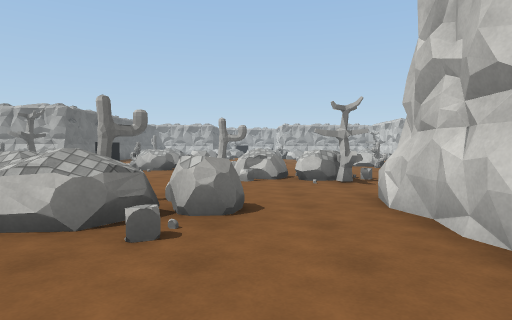
view 1 (above)

24 first-person views from a walk through a 3-D level made in the Unity game engine. The camera is 1.4 m above the floor, tilts 2° down and sees 75° across. The floor is counted in squares, 2 m on a side. Each view is taken from the middle of a square. On the plan, view 1 faces up. The plan holds only what a view shows up to about 10 squares ahead; the rest is blank. The place goes on beyond the plan. The player character is not drawn. Surface patterns are stand-ins for the level's own textures.

view 2
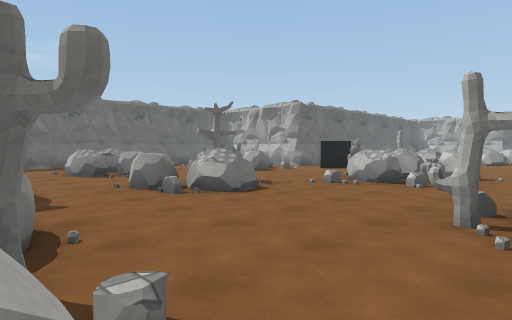

view 3
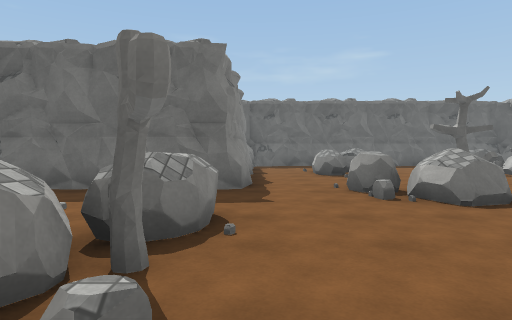

view 4
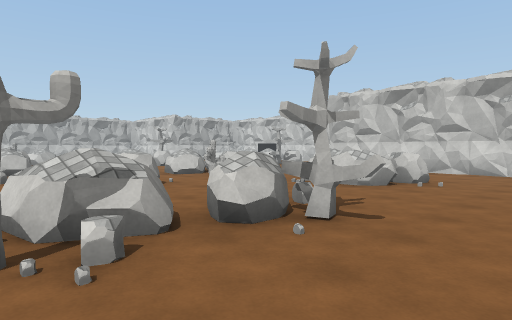

view 5
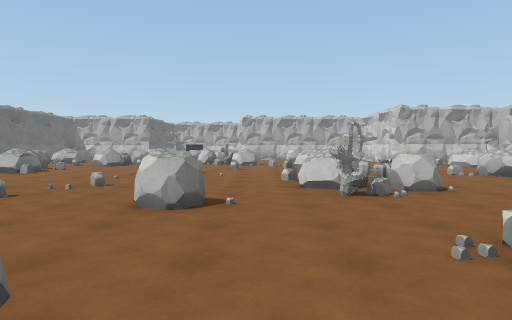

view 6
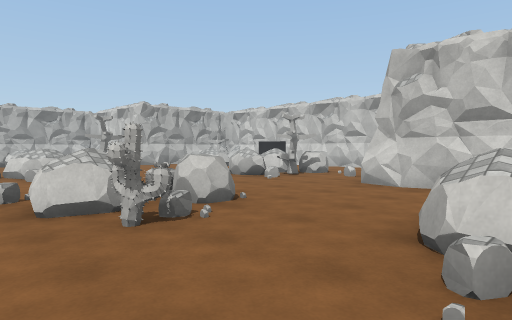

view 7
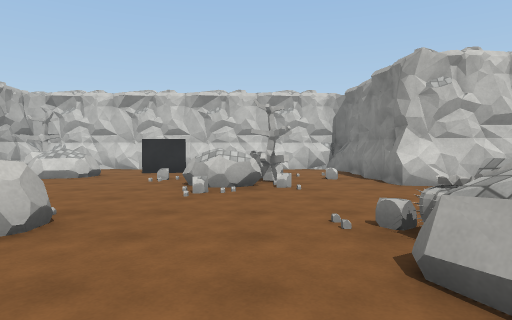

view 8
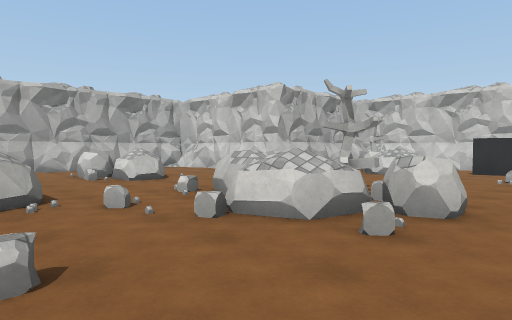

view 9
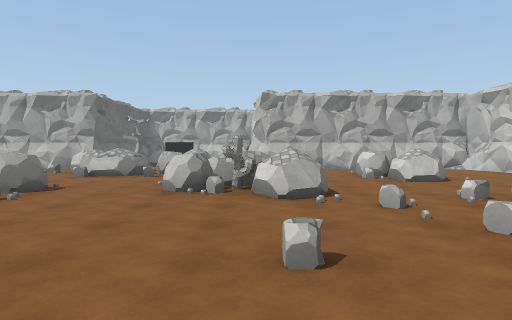

view 10
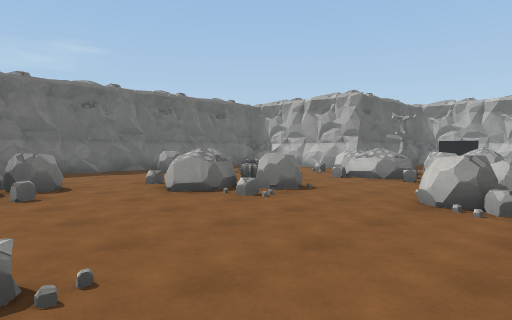

view 11
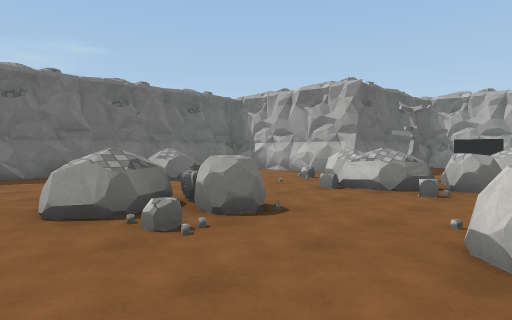

view 12
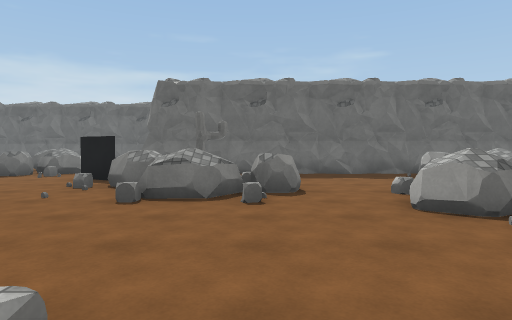

view 13
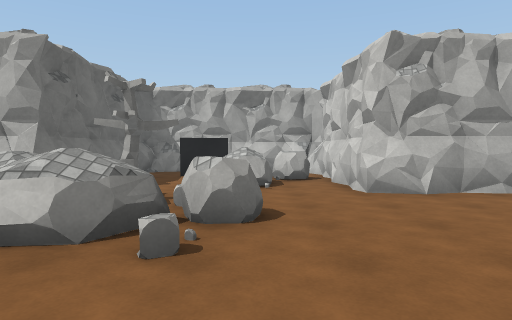

view 14
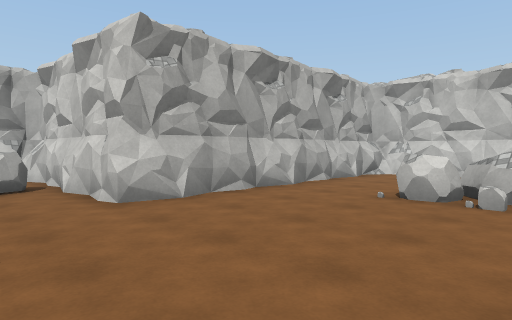

view 15
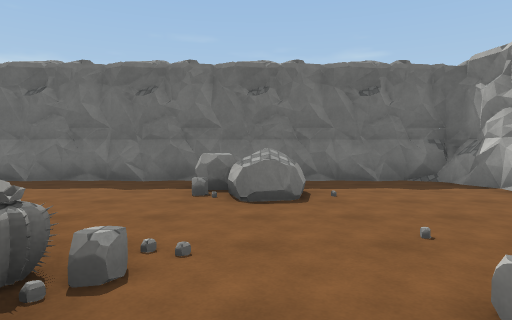

view 16
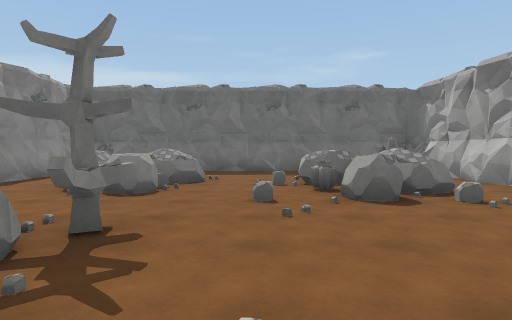

view 17
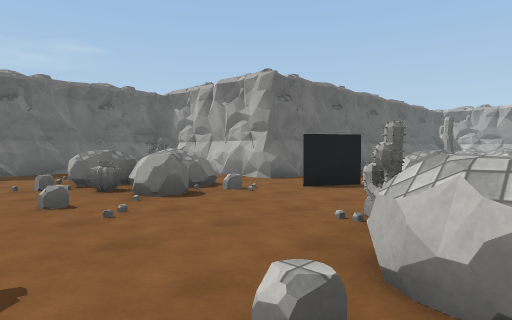

view 18
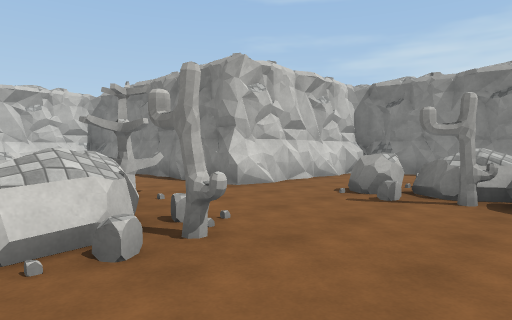

view 19
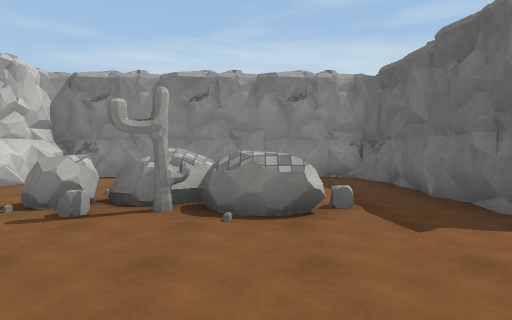

view 20
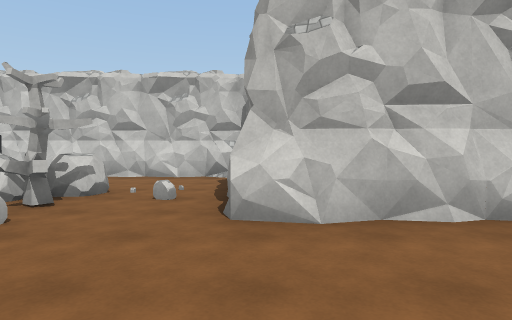

view 21
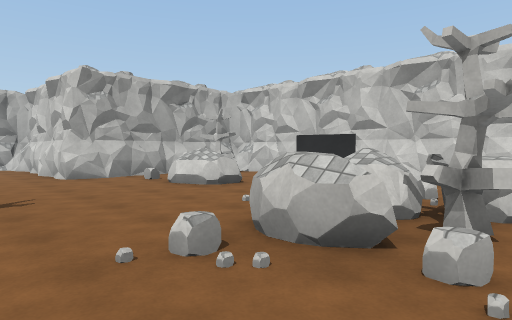

view 22
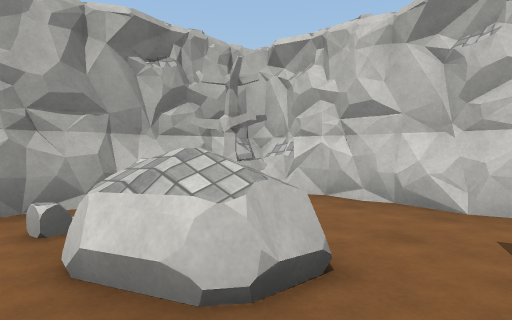

view 23
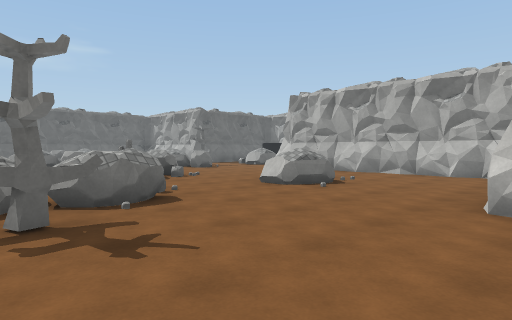

view 24
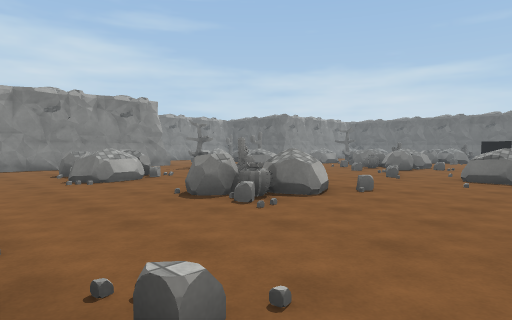

### Floor plan
Key: @ floor where view 1 was taken; # wall or solid block; . floor; = window, fence, low wall or low ledge; O other object.
Columns run from 14 left of view 1 to 15 right of it. Each row starts with its distance up from view 1.
 32            OOOOOO
 31            O##  #
 30            O# OO#
 29            O.OO.O
 28      ##   #O.OO.#######
 27      #O...OOO....O..OO.O#
 26      #.....OOO..........#
 25      #O.....OOO....O....#
 24      #..O...O.......O...#
 23      #OOO.......O..OO..O######
 22      #.O...OO..OOO.......OOOO#
 21      #.....O....OO.......OOOO#
 20      #O....O.......OO....OO.O#
 19      #............OOOO...OO.O#
 18      #O. OO........OOO....##O#
 17      #   OO....O....O..... #O#
 16      #   O....OO.......OOO..O#
 15  O##O#O.#O.....O.......OOO...#
 14  O  ....#..........OO........#
 13 #    O.....OO.....OOO.......O#
 12 #.  OOO...OOO.....OO....#O##O
 11 #...OO....OOO...O......O#
 10 #O..................OO..#
  9  .......O.....O....OO...#
  8     OOO..OO...OOO..OO..O#
  7    .OO..OO...O=OO......O#
  6    .....................#
  5    O.O..O.........O.O. O
  4    #    #.OOOO..O
  3         O...OO..#
  2         #.. ....#
  1         #..  ...#
  0         OO   O@OO
 -1         #########

Positions as (right, up) in squares from view 1, and headings:
1: (0, 0), facing up
2: (0, 4), facing up-left
3: (0, 5), facing left
4: (-1, 5), facing up-right
5: (3, 7), facing up
6: (3, 9), facing up-right
7: (3, 15), facing right
8: (2, 16), facing up-right
9: (2, 16), facing up
10: (2, 17), facing up-left
11: (1, 19), facing up-left
12: (1, 18), facing left
13: (0, 22), facing up
14: (0, 23), facing up-right
15: (-1, 23), facing left
16: (-3, 10), facing left
17: (-3, 9), facing up-left
18: (-3, 9), facing down-right
19: (-3, 8), facing down
20: (6, 12), facing right
21: (7, 14), facing up-right
22: (10, 18), facing up-right
23: (10, 18), facing up-left
24: (9, 17), facing down-left
